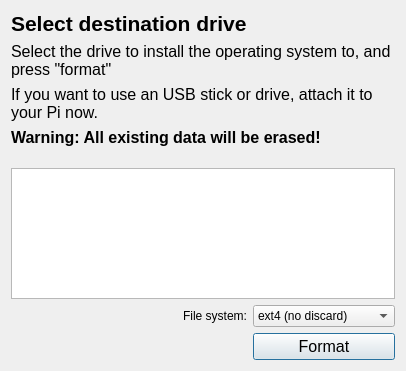
<?xml version="1.0" encoding="UTF-8"?>
<ui version="4.0">
 <class>DiskDialog</class>
 <widget class="QDialog" name="DiskDialog">
  <property name="geometry">
   <rect>
    <x>0</x>
    <y>0</y>
    <width>406</width>
    <height>371</height>
   </rect>
  </property>
  <property name="windowTitle">
   <string>Disk selection</string>
  </property>
  <layout class="QGridLayout" name="gridLayout">
   <item row="7" column="0" colspan="2">
    <widget class="QListWidget" name="driveList">
     <property name="font">
      <font>
       <pointsize>16</pointsize>
       <weight>50</weight>
       <italic>false</italic>
       <bold>false</bold>
      </font>
     </property>
     <property name="iconSize">
      <size>
       <width>24</width>
       <height>24</height>
      </size>
     </property>
     <property name="spacing">
      <number>1</number>
     </property>
    </widget>
   </item>
   <item row="3" column="0" colspan="2">
    <widget class="QLabel" name="label_2">
     <property name="font">
      <font>
       <pointsize>12</pointsize>
      </font>
     </property>
     <property name="text">
      <string>Select the drive to install the operating system to, and press &quot;format&quot;</string>
     </property>
     <property name="wordWrap">
      <bool>true</bool>
     </property>
    </widget>
   </item>
   <item row="0" column="0">
    <widget class="QLabel" name="label">
     <property name="font">
      <font>
       <pointsize>16</pointsize>
       <weight>75</weight>
       <italic>false</italic>
       <bold>true</bold>
      </font>
     </property>
     <property name="text">
      <string>Select destination drive</string>
     </property>
    </widget>
   </item>
   <item row="9" column="1">
    <widget class="QPushButton" name="formatButton">
     <property name="font">
      <font>
       <pointsize>12</pointsize>
      </font>
     </property>
     <property name="text">
      <string>Format</string>
     </property>
    </widget>
   </item>
   <item row="5" column="0" colspan="2">
    <widget class="QLabel" name="label_4">
     <property name="font">
      <font>
       <pointsize>12</pointsize>
       <weight>75</weight>
       <bold>true</bold>
      </font>
     </property>
     <property name="text">
      <string>Warning: All existing data will be erased!</string>
     </property>
    </widget>
   </item>
   <item row="6" column="0" colspan="2">
    <spacer name="verticalSpacer">
     <property name="orientation">
      <enum>Qt::Vertical</enum>
     </property>
     <property name="sizeType">
      <enum>QSizePolicy::Fixed</enum>
     </property>
     <property name="sizeHint" stdset="0">
      <size>
       <width>15</width>
       <height>15</height>
      </size>
     </property>
    </spacer>
   </item>
   <item row="8" column="1">
    <widget class="QComboBox" name="filesystemCombo">
     <property name="currentIndex">
      <number>2</number>
     </property>
     <item>
      <property name="text">
       <string>BTRFS</string>
      </property>
     </item>
     <item>
      <property name="text">
       <string>ext4</string>
      </property>
     </item>
     <item>
      <property name="text">
       <string>ext4 (no discard)</string>
      </property>
     </item>
    </widget>
   </item>
   <item row="8" column="0">
    <widget class="QLabel" name="label_5">
     <property name="text">
      <string>File system:</string>
     </property>
     <property name="alignment">
      <set>Qt::AlignRight|Qt::AlignTrailing|Qt::AlignVCenter</set>
     </property>
    </widget>
   </item>
   <item row="4" column="0" colspan="2">
    <widget class="QLabel" name="label_3">
     <property name="font">
      <font>
       <pointsize>12</pointsize>
      </font>
     </property>
     <property name="text">
      <string>If you want to use an USB stick or drive, attach it to your Pi now.</string>
     </property>
     <property name="wordWrap">
      <bool>true</bool>
     </property>
    </widget>
   </item>
  </layout>
 </widget>
 <resources/>
 <connections/>
</ui>
